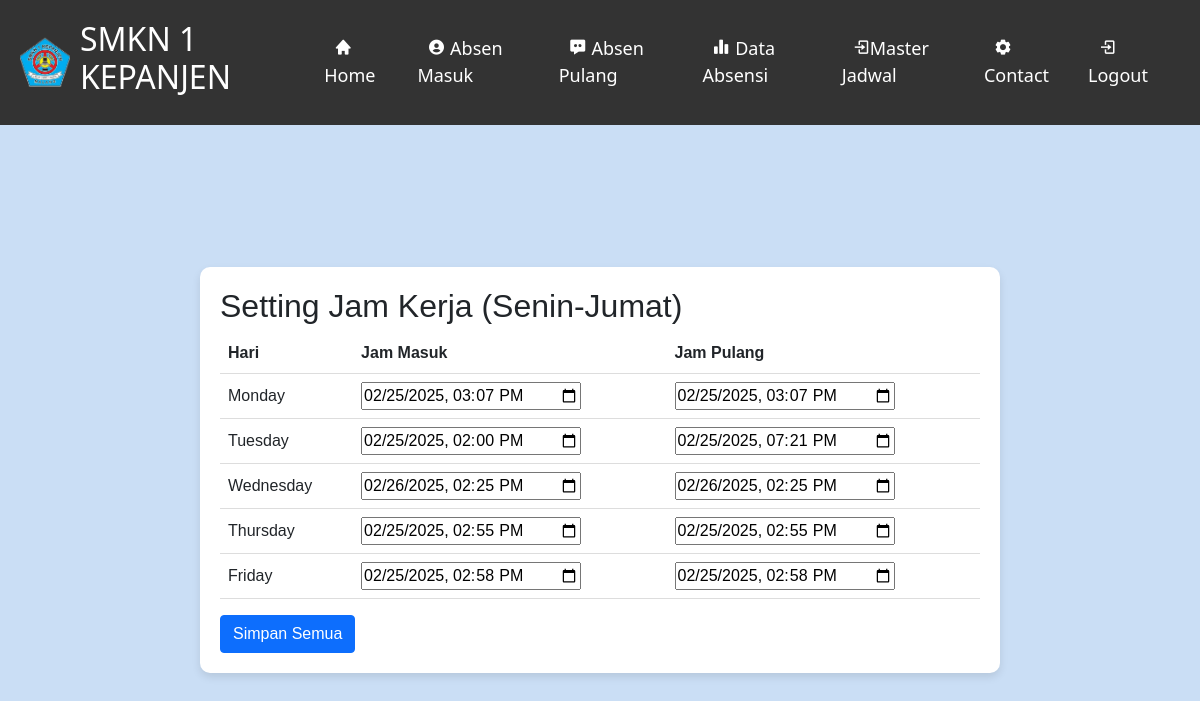
Page /setting_jam_kerja.php (signed in) on the committed database.
### tables this page shows
CREATE TABLE `master_jadwal` (
  `hari` varchar(20) NOT NULL,
  `jam_masuk` datetime DEFAULT NULL,
  `jam_pulang` datetime DEFAULT NULL
);

### setting_jam_kerja.php (the view, shortened to what this page needs)
<?php
include("conn.php");
$days = ['Monday', 'Tuesday', 'Wednesday', 'Thursday', 'Friday'];
$jadwal = [];
foreach ($days as $day) {
    $sql = "SELECT jam_masuk, jam_pulang FROM master_jadwal WHERE hari = ?";
    $stmt = $conn->prepare($sql);
    if ($stmt) {
        $stmt->bind_param("s", $day);
        $stmt->execute();
        $result = $stmt->get_result();
        if ($result && $result->num_rows > 0) {
            $row = $result->fetch_assoc();
            $jadwal[$day]['jam_masuk'] = $row['jam_masuk'];
            $jadwal[$day]['jam_pulang'] = $row['jam_pulang'];
        } else {
            $jadwal[$day]['jam_masuk'] = '';
            $jadwal[$day]['jam_pulang'] = '';
        }
    } else {
        echo "error preparing statement";
    }
}
?>
<!DOCTYPE html>
<html lang="en">
<head>
    <link href='https://unpkg.com/boxicons@2.1.4/css/boxicons.min.css' rel='stylesheet'>
    <link href="https://cdn.jsdelivr.net/npm/bootstrap@5.0.2/dist/css/bootstrap.min.css" rel="stylesheet">
</head>
<body>
    <nav>
        <div class="logo">
            <img src="kanesa.png" width="50px" height="50px">
            <h2>SMKN 1 KEPANJEN</h2>
        </div>
        <ul>
            <li><a href="index.php"><i class='bx bxs-home'></i> Home</a></li>
            <li><a href="absenmasuk.php"><i class='bx bxs-user-circle'></i> Absen Masuk</a></li>
            <li><a href="absenpulang.php"><i class='bx bxs-message-dots'></i> Absen Pulang</a></li>
            <li><a href="datasiswa.php"><i class='bx bxs-bar-chart-alt-2'></i> Data Absensi</a></li>
            <li><a href="setting_jam_kerja.php"><i class='bx bx-log-in'></i>Master Jadwal</a></li>
            <li><a href="contact.php"><i class='bx bxs-cog'></i> Contact</a></li>
            <li><a href="logout.php"><i class='bx bx-log-in'></i> Logout</a></li>
        </ul>
    </nav>
    <div class="content">
        <div class="form-container">
            <h2>Setting Jam Kerja (Senin-Jumat)</h2>
            <form method="POST" action="">
                <table>
                    <thead>
                        <tr>
                            <th>Hari</th>
                            <th>Jam Masuk</th>
                            <th>Jam Pulang</th>
                        </tr>
                    </thead>
                    <tbody>
                        <?php foreach ($days as $day) : ?>
                            <tr>
                                <td><?php echo date('l', strtotime("2023-01-02 + " . array_search($day, $days) . " days")); ?></td>
                                <td><input type="datetime-local" name="jam_masuk[<?php echo $day; ?>]" value="<?php echo ($jadwal[$day]['jam_masuk'] != '') ? date('Y-m-d\TH:i', strtotime($jadwal[$day]['jam_masuk'])) : ''; ?>"></td>
                                <td><input type="datetime-local" name="jam_pulang[<?php echo $day; ?>]" value="<?php echo ($jadwal[$day]['jam_pulang'] != '') ? date('Y-m-d\TH:i', strtotime($jadwal[$day]['jam_pulang'])) : ''; ?>"></td>
                            </tr>
                        <?php endforeach; ?>
                    </tbody>
                </table>
                <button type="submit" class="btn btn-primary mt-3">Simpan Semua</button>
            </form>
        </div>
    </div>
</body>
</html>

### setting_jam_kerja.php (style rules this page uses)
nav { background-color: #333; color: white; padding: 20px; top: 0px; display: flex; justify-content: space-between; align-items: center; position: fixed; width: 100%; z-index: 100; }
nav ul { list-style: none; margin: 10px; padding: 2px; display: flex; }
nav li { margin-left: 20px; font-size: large; }
nav a { color: white; text-decoration: none; padding: 5px 10px; border-radius: 5px; transition: background-color 0.5s ease; }
.logo { display: flex; align-items: center; }
.logo img { margin-right: 10px; }
.content { padding: 100px 20px; margin-top: 70px; font-family: sans-serif; background-color: #cadef5; background-size: cover; background-position: center; min-height: 100vh; overflow-y: auto; display: flex; justify-content: center; align-items: center; }
body { background-color: #D9EAFD; }
.form-container { background-color: white; padding: 20px; border-radius: 10px; box-shadow: 0 4px 8px rgba(0, 0, 0, 0.1); width: 80%; max-width: 800px; }
.form-container table { width: 100%; }
.form-container th, .form-container td { padding: 8px; text-align: left; border-bottom: 1px solid #ddd; }

### rows in the picture
master_jadwal: jam_masuk "02/25/2025 15:07", jam_pulang "02/25/2025 15:07"
master_jadwal: jam_masuk "02/25/2025 14:00", jam_pulang "02/25/2025 19:21"
master_jadwal: jam_masuk "02/26/2025 14:25", jam_pulang "02/26/2025 14:25"
master_jadwal: jam_masuk "02/25/2025 14:55", jam_pulang "02/25/2025 14:55"
master_jadwal: jam_masuk "02/25/2025 14:58", jam_pulang "02/25/2025 14:58"
